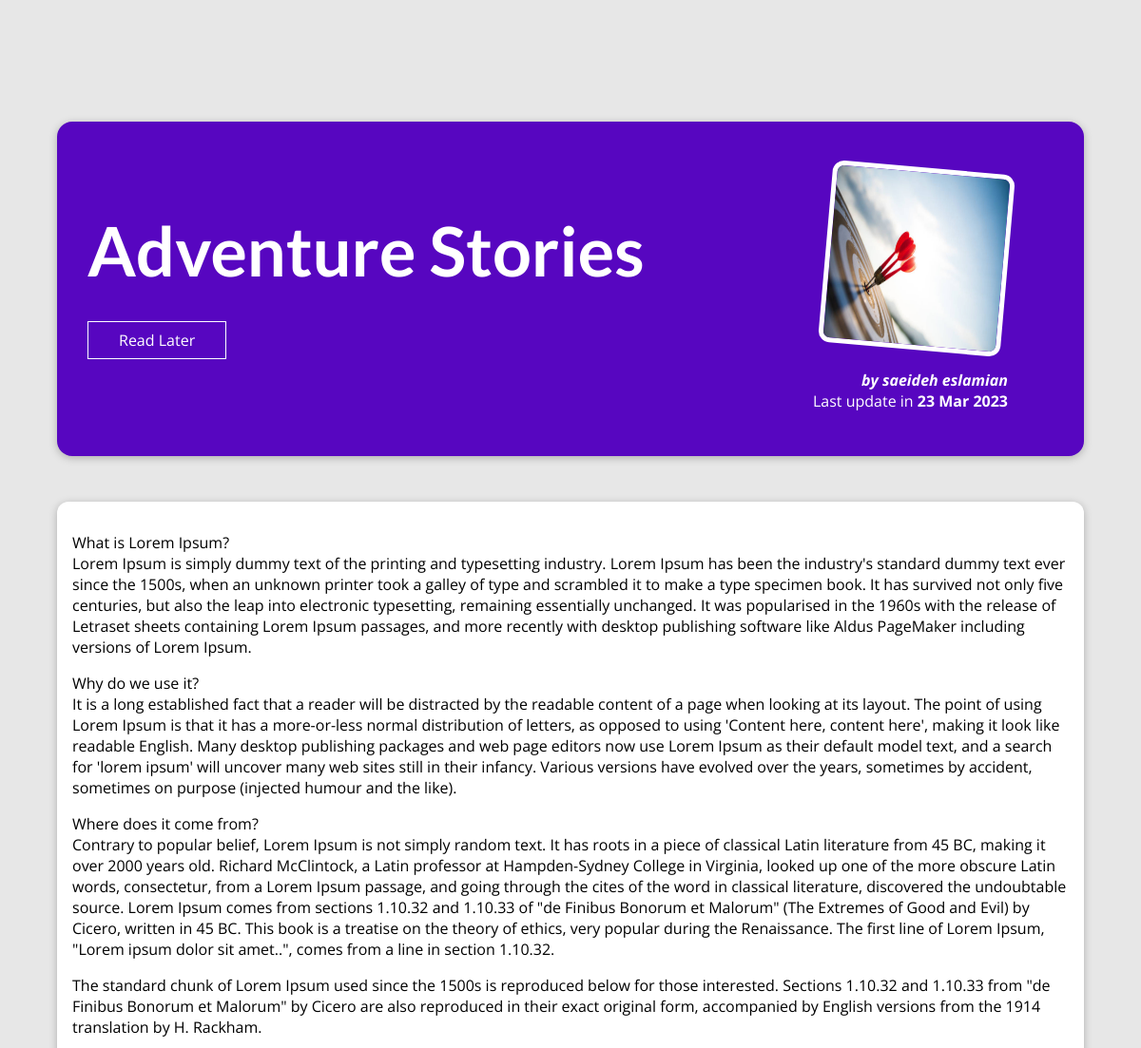
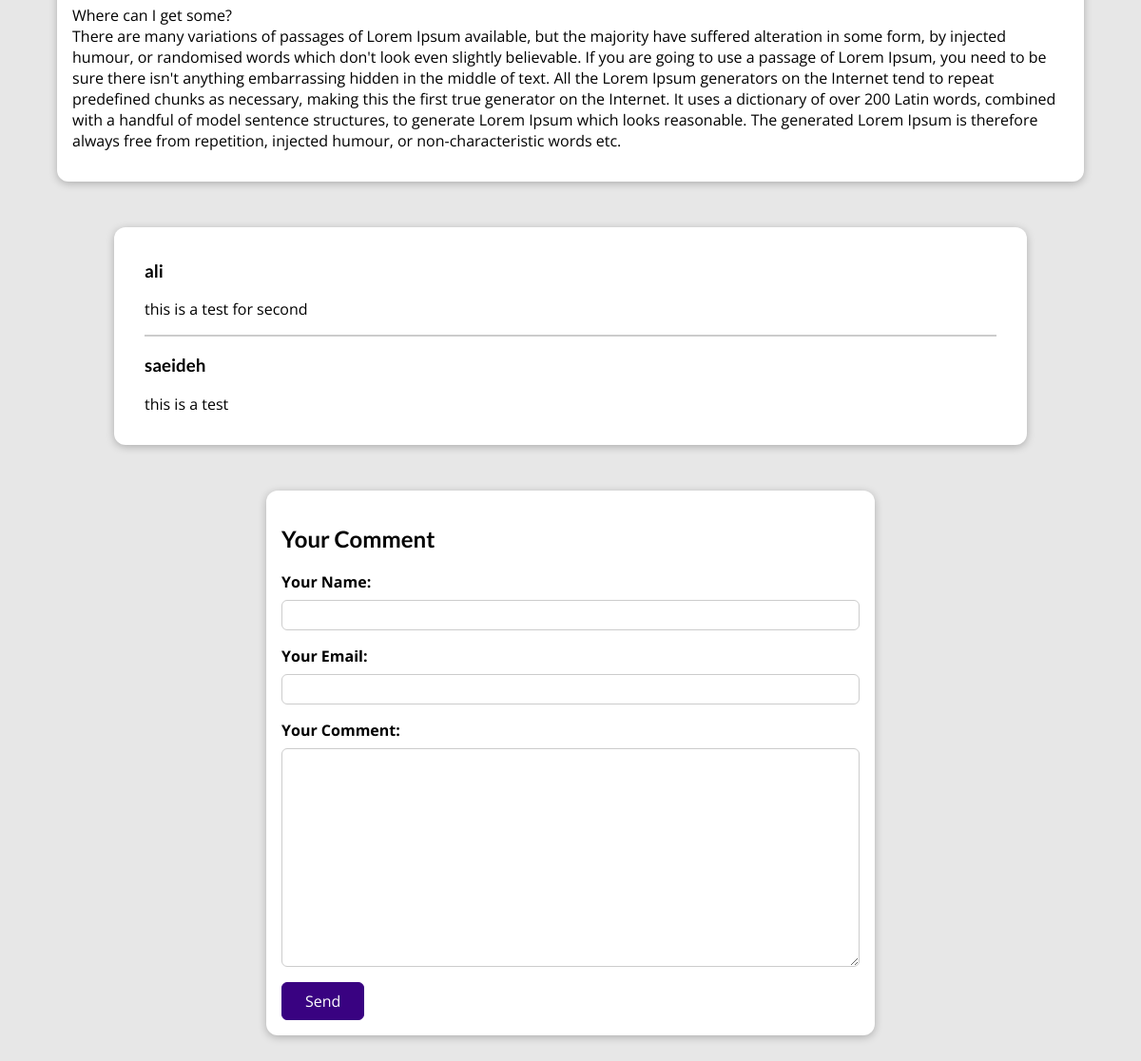
The app's page /posts/adventure-stories/ with its own data (2 pictures, top to bottom).
### blog/models.py (models this page shows, shortened)
class Post(models.Model):
    title = models.CharField(max_length=100)
    excerpt = models.CharField(max_length=200)
    image = models.ImageField(upload_to='posts',blank=True, null= True)
    date = models.DateField(auto_now=True)
    slug = models.SlugField(unique=True, db_index=True, null=False)
    content = models.TextField(validators=[MinLengthValidator(10)])
    author = models.ForeignKey(Author,on_delete=models.SET_NULL, null=True, related_name='posts')
    tag = models.ManyToManyField(Tag, null=True)
    class Meta:
        verbose_name_plural = "All Posts"

class Author(models.Model):
    first_name = models.CharField(max_length=50)
    last_name = models.CharField(max_length=50)
    email = models.EmailField(null=True)
    def fullName(self):
        return f'{self.first_name} {self.last_name}'
    def __str__(self):
        return self.fullName()

class Comment(models.Model):
    user_name = models.CharField(max_length=100)
    user_email = models.EmailField()
    massage = models.TextField()
    post = models.ForeignKey(Post, on_delete = models.CASCADE, related_name ='comments')

### blog/views.py (the view, shortened to what this page needs)
# urls.py: path("posts/<slug:slug>/", views.PostDetailView.as_view(), name="post-detail-url" ),
class  PostDetailView(View):
    def save_for_later(self, request, post_id):
        stored_post = request.session.get('stored_post')
        if stored_post is not None:
            is_save_for_later= post_id in stored_post
        else:
            is_save_for_later = False
        return is_save_for_later
    def get(self, request, slug):
        post = Post.objects.get(slug=slug)
        comment_form = CommentForm()
        context ={
            'post': post ,
            'post_tag':post.tag.all(),
            'comment_form': comment_form,
            'comments' :post.comments.all().order_by('-id'),
            'save_for_later': self.save_for_later(request, post.id),
         }
        return render(request, 'blog/post-detail.html', context)

### blog/forms.py
class CommentForm(forms.ModelForm):
    class Meta:
        model = Comment
        exclude =['post']
        labels ={
            'user_name':'Your Name',
            'user_email':'Your Email',
            'massage' : 'Your Comment'
        }

### blog/templates/blog/post-detail.html (shortened to what this page needs)
{% extends 'base.html' %}
{% load static %}
{% block css-files %}
    <link rel="stylesheet" href="{% static 'blog/styles/post-detail.css' %}">
{% endblock %}
{% block body %}
    <section id="summary">
        <h2>{{post.title|title}}</h2>
        <div id="read-later">
            <form action="{% url "read-later" %}", method = "POST">
                {% if save_for_later %}
                  <button>Remove From Read Later</button>
                {%else%}
                  <button>Read Later</button>
                {% endif %}
            </form>
        </div>
        <article>
            <img src="{{ post.image.url }}" alt="{{post.title}}">
            <address><a href="mailto:{{ post.author.email }}">by {{post.author}}</a></address>
            <div>
                Last update in <time>{{post.date|date:'d M Y'}}</time>
            </div>
        </article>
    </section>
    <main>
        {{ post.content|linebreaks }}
    </main>
    <section id="comments">
        <ul>
            {% for comment in comments %}
                <li>
                    <h3>{{comment.user_name}}</h3>
                    <p>{{comment.massage|linebreaks}}</p>
                </li>
            {%endfor%}
        </ul>
    </section>
    <section id='comment-form'>
        <h2>Your Comment</h2>
        <form action="{%url "post-detail-url" post.slug%}" method="POST">
            {% for field in comment_form  %}
                <div class="form-control {% if field.errors %}invalid{% endif %}">
                    {{ field.label_tag }}
                    {{ field }}
                </div>
            {% endfor %}
            <button> Send </button>
        </form>
    </section>
{% endblock %}

### blog/static/blog/styles/post-detail.css (style rules this page uses)
body { background-color: #e7e7e7; }
#summary { margin: 8rem auto 3rem auto; padding: 2rem; width: 90%; max-width: 90rem; border-radius: 16px; background-color: #5706c0; position: relative; box-shadow: 0 2px 8px rgba(0, 0, 0, 0.25); height: 22rem; }
#summary h2 { color: white; font-size: 4.5rem; margin-bottom: 0.25rem; }
#summary article { position: absolute; top: 2rem; right: 3rem; padding: 1rem 2rem; border-radius: 12px; text-align: right; color: white; }
#summary article img { width: 12rem; height: 12rem; border-radius: 12px; transform: rotateZ(5deg); border: 5px solid white; margin-bottom: 1rem; }
#summary address { font-weight: bold; }
#summary a { color: white; text-decoration: none; }
#summary time { font-weight: bold; }
#read-later { margin: 2rem 0; }
#read-later button { background-color: transparent; border: 1px solid white; padding: 0.5rem 2rem; font: inherit; color: white; cursor: pointer; }
main { width: 90%; max-width: 90rem; margin: 3rem auto; background-color: white; padding: 1rem; border-radius: 12px; box-shadow: 0 2px 8px rgba(0, 0, 0, 0.25); }
#comment-form { margin: 3rem auto; width: 90%; max-width: 40rem; border-radius: 12px; background-color: white; box-shadow: 0 2px 8px rgba(0, 0, 0, 0.25); padding: 1rem; }
#comment-form button { font: inherit; background-color: #390281; color: white; border: 1px solid #390281; padding: 0.5rem 1.5rem; border-radius: 6px; cursor: pointer; }
.form-control { margin-bottom: 1rem; }
.form-control label { font-weight: bold; margin-bottom: 0.5rem; display: block; }
.form-control input, .form-control textarea { display: block; width: 100%; font: inherit; padding: 0.25rem; border-radius: 6px; border: 1px solid #ccc; }
#comments { margin: 3rem auto; width: 90%; max-width: 60rem; border-radius: 12px; background-color: white; box-shadow: 0 2px 8px rgba(0, 0, 0, 0.25); padding: 1rem 2rem; }
#comments ul { list-style: none; margin: 0; padding: 0; }
#comments li { margin-bottom: 1rem; border-bottom: 2px solid #ccc; }
#comments li:last-of-type { border-bottom: none; }

### static/base.css (style rules this page uses)
* { box-sizing: border-box; }
html { font-family: 'Open Sans', 'Lato', sans-serif; }
body { margin: 0; }
h1, h2, h3 { font-family: 'Lato', sans-serif; font-weight: bold; }

### records on screen
Post: title "Adventure Stories", image (picture), author "saeideh eslamian", date "23 Mar 2023", content "What is Lorem Ipsum? Lorem Ipsum is simply dummy text of the printing and typesetting industry. Lorem Ipsum has been the industry's standard dummy text ever since the 1500s, when an unknown printer took a galley of type and scrambled it to make a type specimen book. It has survived not only five centuries, but also the leap into electronic typesetting, remaining essentially unchanged. It was popularised in the 1960s with the release of Letraset sheets containing Lorem Ipsum passages, and more recently with desktop publishing software like Aldus PageMaker including versions of Lorem Ipsum. Why do we use it? It is a long established fact that a reader will be distracted by the readable…"
Comment: user_name "ali", massage "this is a test for second"
Comment: user_name "saeideh", massage "this is a test"

### other values on screen
{{ field.label_tag }} "Your Name:" "Your Email:" "Your Comment:"
